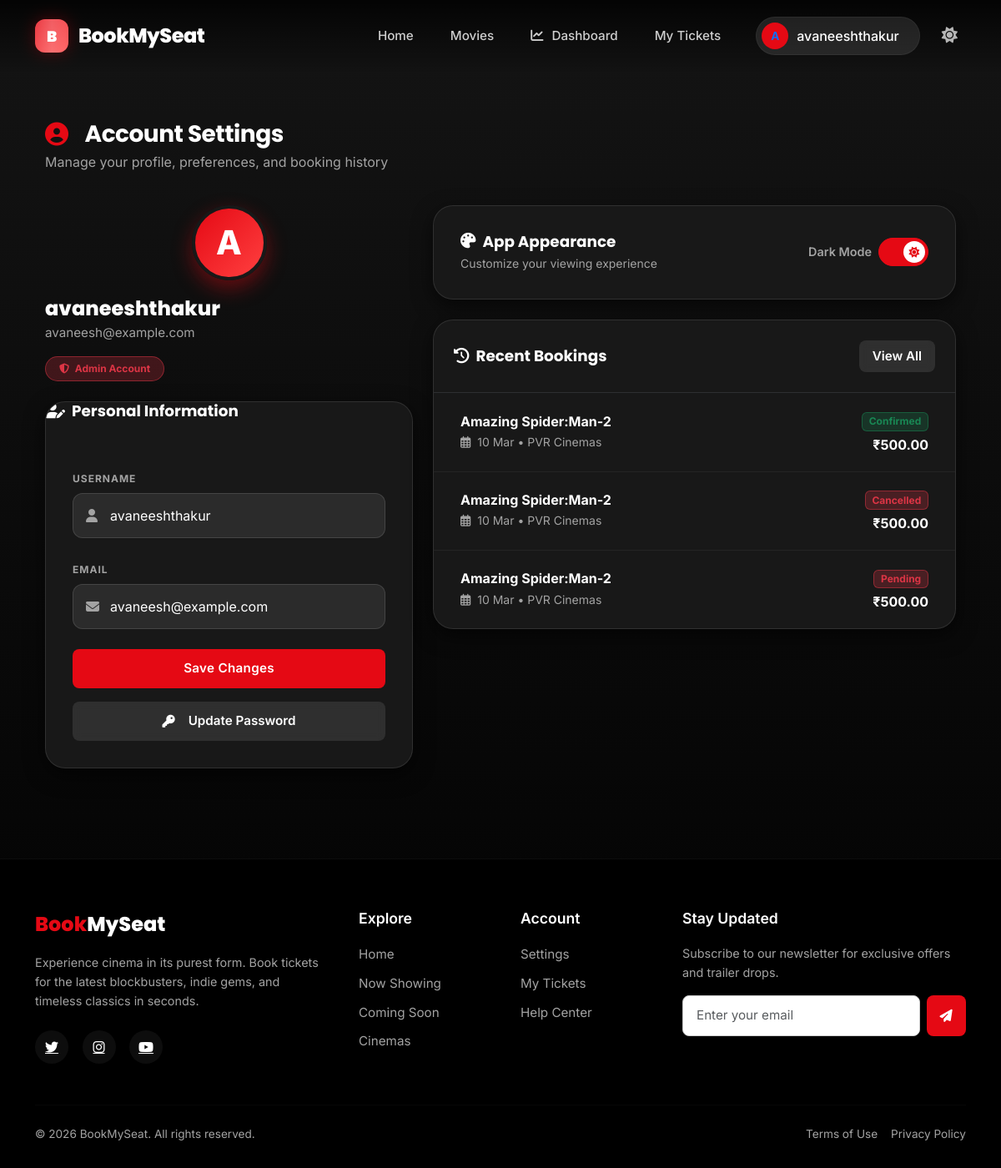
The page /profile/ (signed in) on the database its author committed.
### movies/models.py (models this page shows, shortened)
class Booking(models.Model):
    STATUS_CHOICES = [
        ("pending", "Pending Payment"),
        ("confirmed", "Confirmed"),
        ("failed", "Payment Failed"),
        ("cancelled", "Cancelled"),
    ]
    user = models.ForeignKey(User, on_delete=models.CASCADE, related_name="bookings")
    show = models.ForeignKey(Show, on_delete=models.CASCADE, related_name="bookings")
    booking_time = models.DateTimeField(auto_now_add=True)
    total_price = models.DecimalField(max_digits=10, decimal_places=2, default=0)
    status = models.CharField(max_length=20, choices=STATUS_CHOICES, default="pending")
    razorpay_order_id = models.CharField(max_length=100, blank=True, null=True, db_index=True)
    class Meta:
        indexes = [
            models.Index(fields=["status"]),
            models.Index(fields=["razorpay_order_id"]),
            models.Index(fields=["status", "booking_time"]),
            models.Index(fields=["show", "status"]),
        ]

class Show(models.Model):
    movie = models.ForeignKey(Movie, on_delete=models.CASCADE, related_name="shows")
    screen = models.ForeignKey(Screen, on_delete=models.CASCADE, related_name="shows")
    show_date = models.DateField()
    show_time = models.TimeField()
    price = models.DecimalField(max_digits=8, decimal_places=2, default=200.00)
    class Meta:
        ordering = ["show_date", "show_time"]

class Movie(models.Model):
    GENRE_CHOICES = [
        ("action", "Action"),
        ("comedy", "Comedy"),
        ("drama", "Drama"),
        ("horror", "Horror"),
        ("romance", "Romance"),
        ("scifi", "Sci-Fi"),
        ("thriller", "Thriller"),
        ("animation", "Animation"),
    ]
    LANGUAGE_CHOICES = [
        ("english", "English"),
        ("hindi", "Hindi"),
        ("tamil", "Tamil"),
        ("telugu", "Telugu"),
        ("others", "Others"),
    ]
    title = models.CharField(max_length=255)
    description = models.TextField(blank=True)
    genre = models.CharField(max_length=20, choices=GENRE_CHOICES, default="action", db_index=True)
    language = models.CharField(max_length=20, choices=LANGUAGE_CHOICES, default="english", db_index=True)
    duration_minutes = models.PositiveIntegerField(default=120)
    release_date = models.DateField(null=True, blank=True)
    rating = models.DecimalField(max_digits=3, decimal_places=1, default=0.0)
    poster = models.ImageField(upload_to="posters/", blank=True, null=True)
    trailer_url = models.URLField(max_length=500, blank=True, null=True, help_text="YouTube trailer URL")
    class Meta:
        indexes = [
            models.Index(fields=["genre", "language"]),
        ]

class Screen(models.Model):
    theater = models.ForeignKey(Theater, on_delete=models.CASCADE, related_name="screens")
    name = models.CharField(max_length=50)
    total_rows = models.PositiveIntegerField(default=8)
    seats_per_row = models.PositiveIntegerField(default=10)

class Theater(models.Model):
    name = models.CharField(max_length=255)
    location = models.CharField(max_length=255)

### users/views.py (the view)
# urls.py: path("profile/", profile, name="profile"),
@login_required
def profile(request):
    bookings = (
        Booking.objects.filter(user=request.user)
        .select_related("show__movie", "show__screen", "show__screen__theater")
        .prefetch_related("seats")
        .order_by("-booking_time")[:5]
    )
    if request.method == "POST":
        u_form = UserUpdateForm(request.POST, instance=request.user)
        if u_form.is_valid():
            u_form.save()
            return redirect("profile")
    else:
        u_form = UserUpdateForm(instance=request.user)
    return render(request, "users/profile.html", {"u_form": u_form, "bookings": bookings})

### users/forms.py
class UserUpdateForm(forms.ModelForm):
    email = forms.EmailField()
    class Meta:
        model = User
        fields = ['username', 'email']

### templates/users/profile.html (shortened to what this page needs)
{% extends "users/basic.html" %}
{% load static %}
{% block content %}
<div class="container py-4">
  <div class="row mb-4 fade-in-up">
    <div class="col-12">
      <h2 class="section-title mb-1"><i class="fas fa-user-circle accent me-2"></i>Account Settings</h2>
      <p class="text-muted">Manage your profile, preferences, and booking history</p>
    </div>
  </div>
  <div class="row g-4">
    <div class="col-lg-5 fade-in-up"  style="animation-delay: 0.1s;">
      <div class="profile-header-card mb-4">
        <div class="profile-avatar-lg">
          {{ user.username|first|upper }}
        </div>
        <h4 class="profile-name">{{ user.username }}</h4>
        <p class="profile-email">{{ user.email }}</p>
        {% if user.is_staff %}
        <div class="mt-3">
          <span class="badge bg-danger bg-opacity-25 text-danger border border-danger border-opacity-50 px-3 py-2 rounded-pill">
            <i class="fas fa-shield-alt me-1"></i> Admin Account
          </span>
        </div>
        {% endif %}
      </div>
      <div class="settings-card mb-4">
        <h5 class="settings-title"><i class="fas fa-user-edit me-2 accent"></i>Personal Information</h5>
        <div class="settings-body">
          <form id="profileForm" method="POST" novalidate>
            {% for field in u_form %}
            <div class="mb-4">
              <label class="form-label text-uppercase text-muted fw-bold" style="font-size:0.75rem; letter-spacing:1px;">
                {{ field.label }}
              </label>
              {% if field.name == 'email' %}
              <div class="input-group-custom">
                <input
                  type="email"
                  id="profileEmail"
                  name="email"
                  class="pay-input has-icon w-100"
                  value="{{ field.value|default:'' }}"
                  placeholder="your@email.com"
                  required
                >
              </div>
              {% else %}
              <div class="input-group-custom">
                <input type="text" name="{{ field.name }}" id="{{ field.id_for_label }}" class="pay-input has-icon w-100" value="{{ field.value|default:'' }}">
              </div>
              {% endif %}
            </div>
            {% endfor %}
            <div class="d-flex flex-column gap-3 mt-4">
              <button type="submit" id="profileSubmitBtn" class="btn-bms w-100 btn-lg shadow-glow">
                Save Changes
              </button>
              <a href="{% url 'reset-password' %}" class="btn-ghost w-100 justify-content-center">
                <i class="fas fa-key me-2"></i> Update Password
              </a>
            </div>
          </form>
        </div>
      </div>
    </div>
    <div class="col-lg-7 fade-in-up" style="animation-delay: 0.2s;">
      <div class="settings-card mb-4">
        <div class="settings-body d-flex align-items-center justify-content-between flex-wrap gap-3">
          <div>
            <h5 class="settings-title mb-1 m-0"><i class="fas fa-palette me-2 accent"></i>App Appearance</h5>
            <p class="text-muted small mb-0 mt-1">Customize your viewing experience</p>
          </div>
          <div class="theme-switch-wrapper">
            <span class="theme-label me-2" id="syncThemeLabel">Dark</span>
            <label class="theme-switch" for="syncThemeToggle">
              <div class="slider round"></div>
            </label>
          </div>
        </div>
      </div>
      <div class="settings-card">
        <div class="settings-body p-0">
          <div class="d-flex justify-content-between align-items-center p-4 border-bottom border-secondary border-opacity-25">
            <h5 class="settings-title m-0"><i class="fas fa-history me-2 accent"></i>Recent Bookings</h5>
            <a href="{% url 'movies:booking_history' %}" class="btn-ghost btn-sm px-3 py-2">View All</a>
          </div>
          <div class="recent-bookings-list">
            {% if bookings %}
              {% for booking in bookings|slice:":3" %}
              <div class="mini-booking-item flex-column flex-sm-row">
                <div class="flex-grow-1 mb-2 mb-sm-0">
                  <h6 class="fw-bold text-white mb-1">{{ booking.show.movie.title }}</h6>
                  <div class="text-muted small">
                    <i class="far fa-calendar-alt me-1"></i> {{ booking.show.show_date|date:"d M" }} •
                    {{ booking.show.screen.theater.name }}
                  </div>
                </div>
                <div class="text-start text-sm-end">
                  {% if booking.status == 'confirmed' %}
                  <span class="badge bg-success bg-opacity-25 text-success border border-success border-opacity-50 mb-1">Confirmed</span>
                  {% else %}
                  <span class="badge bg-danger bg-opacity-25 text-danger border border-danger border-opacity-50 mb-1">{{ booking.status|title }}</span>
                  {% endif %}
                  <div class="fw-bold" style="color:var(--bms-text)">₹{{ booking.total_price }}</div>
                </div>
              </div>
              {% endfor %}
            {% else %}
              <div class="text-center p-5 text-muted">
                <i class="fas fa-ticket-alt fs-2 mb-3 opacity-50"></i>
                <p class="mb-0">You haven't booked any movies yet.</p>
              </div>
            {% endif %}
          </div>
        </div>
      </div>
    </div>
  </div>
</div>
{% endblock %}

### templates/users/basic.html (shortened to what this page needs)
{% load static %}
<!DOCTYPE html>
<html lang="en" data-theme="dark" id="htmlRoot">
  <head>
    <link href="https://cdn.jsdelivr.net/npm/bootstrap@5.3.3/dist/css/bootstrap.min.css" rel="stylesheet" />
    <link rel="stylesheet" href="https://cdnjs.cloudflare.com/ajax/libs/font-awesome/6.5.0/css/all.min.css" />
    <link href="https://cdn.jsdelivr.net/npm/bootstrap-icons@1.11.3/font/bootstrap-icons.css" rel="stylesheet" />
    <link rel="stylesheet" href="{% static 'css/theme.css' %}">
  </head>
  <body>
    <nav class="navbar navbar-expand-lg navbar-dark" id="mainNav">
      <div class="container">
        <a class="navbar-brand" href="{% url 'home' %}">
          <div class="logo-box">B</div>
          BookMySeat
        </a>
        <div class="collapse navbar-collapse" id="navbarNav">
          <ul class="navbar-nav ms-auto align-items-center gap-2">
            <li class="nav-item">
              <a class="nav-link" href="{% url 'home' %}">Home</a>
            </li>
            <li class="nav-item">
              <a class="nav-link" href="{% url 'movies:movie_list' %}">Movies</a>
            </li>
            {% if user.is_authenticated %}
              {% if user.is_staff %}
              <li class="nav-item">
                <a class="nav-link text-warning" href="{% url 'admin_dashboard' %}"><i class="fas fa-chart-line"></i> Dashboard</a>
              </li>
              {% endif %}
              <li class="nav-item">
                <a class="nav-link" href="{% url 'movies:booking_history' %}">My Tickets</a>
              </li>
              <li class="nav-item ms-lg-3">
                <div class="dropdown">
                  <a class="user-pill text-decoration-none" href="#" role="button" data-bs-toggle="dropdown">
                    <div class="user-avatar">{{ user.username.0|upper }}</div>
                    <span class="text-white fw-medium pe-2">{{ user.username }}</span>
                  </a>
                </div>
              </li>
            {% endif %}
            <li class="nav-item ms-2">
              <button id="themeToggle" aria-label="Toggle theme">
                <i class="fas fa-sun" id="themeIcon"></i>
              </button>
            </li>
          </ul>
        </div>
      </div>
    </nav>
    <div class="main-content">
      <div class="container">
        {% block content %}{% endblock %}
      </div>
    </div>
    <footer class="footer">
      <div class="container">
        <div class="row g-5">
          <div class="col-lg-4 col-md-6">
            <div class="footer-brand"><span>Book</span>MySeat</div>
            <p>Experience cinema in its purest form. Book tickets for the latest blockbusters, indie gems, and timeless classics in seconds.</p>
            <div class="mt-4">
              <a href="#" class="social-circle"><i class="fab fa-twitter"></i></a>
              <a href="#" class="social-circle"><i class="fab fa-instagram"></i></a>
              <a href="#" class="social-circle"><i class="fab fa-youtube"></i></a>
            </div>
          </div>
          <div class="col-lg-2 col-md-6">
            <h5>Explore</h5>
            <ul>
              <li><a href="{% url 'home' %}">Home</a></li>
              <li><a href="{% url 'movies:movie_list' %}">Now Showing</a></li>
              <li><a href="#">Coming Soon</a></li>
              <li><a href="#">Cinemas</a></li>
            </ul>
          </div>
          <div class="col-lg-2 col-md-6">
            <h5>Account</h5>
            <ul>
              {% if user.is_authenticated %}
              <li><a href="{% url 'profile' %}">Settings</a></li>
              <li><a href="{% url 'movies:booking_history' %}">My Tickets</a></li>
              {% else %}
              <li><a href="{% url 'login' %}">Sign In</a></li>
              <li><a href="{% url 'register' %}">Create Account</a></li>
              {% endif %}
              <li><a href="#">Help Center</a></li>
            </ul>
          </div>
          <div class="col-lg-4 col-md-6">
            <h5>Stay Updated</h5>
            <p>Subscribe to our newsletter for exclusive offers and trailer drops.</p>
            <div class="d-flex gap-2 mt-3">
              <input type="email" id="newsletterEmail" class="form-control" placeholder="Enter your email" style="background: #ffffff; color: #000; border: 1px solid #ccc;">
              <button id="newsletterSubscribeBtn" class="btn-bms p-2 px-3"><i class="fas fa-paper-plane"></i></button>
            </div>
          </div>
        </div>
        <hr class="mt-5 mb-4" style="border-color: rgba(255,255,255,0.1);">
        <div class="d-flex flex-column flex-md-row justify-content-between align-items-center text-muted" style="font-size: 0.85rem;">
          <div>&copy; 2026 BookMySeat. All rights reserved.</div>
          <div class="mt-2 mt-md-0 d-flex gap-3">
            <a href="#" class="text-muted text-decoration-none hover-white">Terms of Use</a>
            <a href="#" class="text-muted text-decoration-none hover-white">Privacy Policy</a>
          </div>
        </div>
      </div>
    </footer>
  </body>
</html>

### static/css/theme.css (style rules this page uses)
:root { --bms-bg: #f0f2f5; --bms-card-bg: #ffffff; --bms-surface: #ffffff; --bms-border: rgba(0, 0, 0, 0.07); --bms-text: #1a1a2e; --bms-text-muted: #6c757d; --bms-text-inv: #ffffff; --bms-input-bg: #ffffff; --bms-input-border: #dee2e6; --bms-shadow-sm: 0 2px 8px rgba(0,0,0,0.06); --bms-shadow-md: 0 4px 20px rgba(0,0,0,0.08); --bms-shadow-lg: 0 8px 40px rgba(0,0,0,0.12); --bms-accent: #e94560; --bms-accent-hover: #c73652; --bms-accent-glow: rgba(233, 69, 96, 0.25); --bms-dark: #1a1a2e; --bms-darker: #0a0a14; --bms-gradient-1: linear-gradient(135deg, #0f0f1a 0%, #1a1a2e 50%, #16213e 100%); --bms-gradient-accent: linear-gradient(135deg, #e23744, #e94560, #ff6b6b); --bms-border-radius: 16px; --bms-shadow-glow: 0 4px 25px var(--bms-accent-glow); }
[data-theme="dark"] { --bms-bg: #0f0f1a; --bms-card-bg: #1a1a2e; --bms-surface: #16213e; --bms-border: rgba(255, 255, 255, 0.07); --bms-text: #e8eaf0; --bms-text-muted: #9aa3b0; --bms-input-bg: #16213e; --bms-input-border: rgba(255,255,255,0.12); --bms-shadow-sm: 0 2px 8px rgba(0,0,0,0.3); --bms-shadow-md: 0 4px 20px rgba(0,0,0,0.4); --bms-shadow-lg: 0 8px 40px rgba(0,0,0,0.5); }
body, .card, .navbar, .footer, .form-control, .filter-bar, .alert, .badge, input, select, textarea { transition: background-color 0.3s ease, color 0.3s ease, border-color 0.3s ease, box-shadow 0.3s ease; }
[data-theme="dark"] body { background-color: var(--bms-bg); color: var(--bms-text); }
[data-theme="dark"] .form-control, [data-theme="dark"] input, [data-theme="dark"] select, [data-theme="dark"] textarea { background-color: var(--bms-input-bg); border-color: var(--bms-input-border); color: var(--bms-text); }
[data-theme="dark"] .text-muted { color: var(--bms-text-muted) !important; }
[data-theme="dark"] .footer { background: var(--bms-darker) !important; }
#themeToggle { background: rgba(255,255,255,0.1); border: 1px solid rgba(255,255,255,0.15); border-radius: 50px; padding: 6px 14px; cursor: pointer; color: #fff; font-size: 0.85rem; display: flex; align-items: center; gap: 6px; transition: all 0.25s ease; white-space: nowrap; }

### rows shown on the page
Booking: show.movie "Amazing Spider:Man-2", show.show_date "10 Mar", show.screen.theater.name "PVR Cinemas", status "Confirmed", total_price "500.00"
Booking: show.movie "Amazing Spider:Man-2", show.show_date "10 Mar", show.screen.theater.name "PVR Cinemas", status "Cancelled", total_price "500.00"
Booking: show.movie "Amazing Spider:Man-2", show.show_date "10 Mar", show.screen.theater.name "PVR Cinemas", status "Pending", total_price "500.00"

### other values the page prints
{{ user.username.0|upper }} "A"
{{ user.username }} "avaneeshthakur"
{{ user.username|first|upper }} "A"
{{ user.email }} "avaneesh@example.com"
{{ field.label }} "USERNAME" "EMAIL"
